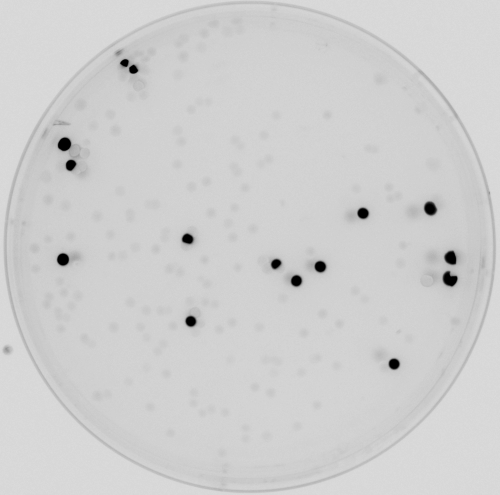
#> input picture plate.png, 1000 x 990 px (shown at 1/2 size)
$ python countColonies.py plate.png 5 5   (Python 2 division)
#> lines starting #> are read from the running program, lines starting #| are printed output that depends on the picture; after the words box and inside, x2 and y2 are one past the last pixel; in counts of white or black regions, pixels touching at a corner belong together
########################################################################
# countColonies.py
# CellMate, 2014
#
# This program takes an image and (x,y) coordinates from that image and
# counts the number of colonies.
########################################################################

import cv2
import cv2.cv as cv
import numpy as np
import sys

TOLERANCE = 50

def count(pic, px, myX, myY):
    im = cv2.imread(pic)
    #im = cv2.resize(im,(400,400))

    hsv = cv2.cvtColor(im,cv2.COLOR_BGR2HSV)
    mask = cv2.inRange(hsv, np.array([px[0]-TOLERANCE,px[1]-TOLERANCE,px[2]-TOLERANCE]), np.array([px[0]+TOLERANCE,px[1]+TOLERANCE,px[2]+TOLERANCE]))
    contours, hierarchy = cv2.findContours(mask,cv2.RETR_TREE,cv2.CHAIN_APPROX_SIMPLE)
    # cv2.drawContours(mask,contours,-1,(0,255,0),3)


    dist = float("inf")

    for c in contours:
        M = cv2.moments(c)
        if ((M['m00']) != 0):
            cx = int(M['m10']/M['m00'])
            cy = int(M['m01']/M['m00'])
        else:
            cx = 0
            cy = 0

        tempDist = (abs(myX-cx) * abs(myX-cx)) + (abs(myY-cy) * abs(myY-cy))
        if (tempDist < dist):
            dist = tempDist
            bestFit = c

    idealArea = cv2.contourArea(bestFit)
    hull = cv2.convexHull(bestFit)
    hull_area = cv2.contourArea(hull)
    idealSolidity = float(idealArea)/hull_area

    goodContours = []
    for c in contours:
        shapeMatch = cv2.matchShapes(bestFit,c,1,0.0)
        if (shapeMatch < 0.2):
            goodContours.append(c)

    contours = goodContours
    goodContours = []
    for c in contours:
        area = cv2.contourArea(c)
        if (abs(idealArea - area) < 20):
            goodContours.append(c)

    contours = goodContours
    goodContours = []
    for c in contours:
        tempArea = cv2.contourArea(c)
        tempHull = cv2.convexHull(c)
        tempHull_area = cv2.contourArea(tempHull)
        if (tempHull_area != 0):
            tempSolidity = float(tempArea)/tempHull_area
        else:
            tempSolidity = float("inf")

        if (abs(tempSolidity - idealSolidity) < 0.05):
            goodContours.append(c)

    cv2.drawContours(im,contours,-1,(0,255,0),1)
    # contours, hierarchy = cv2.findContours(thresh,cv2.RETR_TREE,cv2.CHAIN_APPROX_SIMPLE)
    # cv2.drawContours(im,contours,-1,(0,255,0),3)

    return (goodContours, im)

#----------------------------------------------------------------------#

def thresh(picture, myX, myY):
    	img = cv2.imread(picture)
	#img = cv2.resize(img,(400,400))
	hsv = cv2.cvtColor(img, cv2.COLOR_BGR2HSV)
	gray = cv2.cvtColor(img, cv2.COLOR_BGR2GRAY)
	px = hsv[myX,myY]
	return px

#----------------------------------------------------------------------#

def processImage(pic, myX, myY):

    px = thresh(pic, myX, myY)
    (contours, processed) = count(pic,px,myX,myY)
    numCells = str(len(contours))

    return (numCells, processed)
#----------------------------------------------------------------------#

def main():

    pic = sys.argv[1]
    myX = int(sys.argv[2])
    myY = int(sys.argv[3])
    (numCells, processed) = processImage(pic,myX,myY)
#> in thresh, img is the input picture: shape (990, 1000, 3); min 0, max 223, mean 206.8
#> in thresh, `hsv = cv2.cvtColor(img, cv2.COLOR_BGR2HSV)`: hsv: shape (990, 1000, 3); mean H, S, V 0, 0, 206.8
#> in thresh, `px = hsv[myX,myY]`: px = [0, 0, 215]
#> in count, `mask = cv2.inRange(hsv, np.array([px[0]-TOLERANCE,px[1]-TOLERANCE,px[2..`:
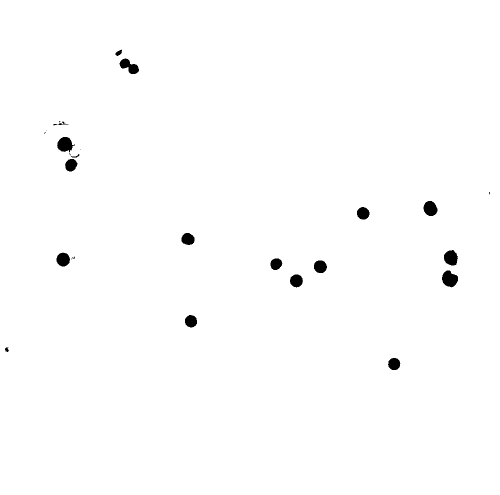
#> mask: shape (990, 1000) (shown at 1/2 size); 99.2% white; 28 black regions (10 under 20 px)
#> in count, `contours, hierarchy = cv2.findContours(mask,cv2.RETR_TREE,cv2.CHAIN_AP..`: contours = 33 contours, 13 with area under 20; largest, box (x1, y1, x2, y2) and area: (0, 0, 1000, 990) 988011, (883, 540, 917, 576) 814, (113, 273, 151, 305) 771, (238, 116, 279, 149) 718, (887, 499, 917, 532) 699
#> the loop in count, `for c in contours:` made 33 passes
#> (cx, cy, tempDist, dist, bestFit) on passes 1, 4, 9, 11, 22, 28: (499, 494, 483157, 483157, [[0, 0], [0, 989], [999, 989], [999, 0]]), (16, 694, 474842, 474842, [[15, 694], [16, 693], [17, 694], [16, 695]]), (143, 518, 282213, 282213, [[142, 518], [143, 517], [144, 518], [143, 519]]), (142, 517, 280913, 280913, [[141, 517], [142, 516], [143, 517], [142, 518]]), (141, 310, 111521, 111521, [[140, 310], [141, 309], [142, 310], [141, 311]]), (92, 261, 73105, 73105, [[91, 261], [92, 260], [93, 261], [92, 262]])
#> (cx, cy, tempDist, dist) on passes 3, 13, 15, 21, 24, 26: (13, 698, 480313, 480313), (144, 515, 279421, 279421), (125, 518, 277569, 277569), (141, 329, 123472, 123472), (139, 307, 109160, 109160), (129, 288, 95465, 95465)
#> after the loop in count, `for c in contours:`: bestFit = contour of 29 points, box (x1, y1, x2, y2) (229, 98, 245, 113), area 118; dist = 63824
#> in count, `idealArea = cv2.contourArea(bestFit)`: idealArea = 118
#> in count, `hull = cv2.convexHull(bestFit)`: hull = contour of 11 points, box (x1, y1, x2, y2) (229, 98, 245, 113), area 125
#> in count, `hull_area = cv2.contourArea(hull)`: hull_area = 125
#> in count, `idealSolidity = float(idealArea)/hull_area`: idealSolidity = 0.944
#> the loop in count, `for c in contours:` made 33 passes
#> shapeMatch on passes 2, 3, 5, 6, 7, 8, 10, 13, 14, 15, 16, 17: 0.157, 0.254, 0.456, 0.157, 0.38, 0.443, 0.446, 0.257, 0.21, 0.459, 0.401, 0.425
#> (c, shapeMatch) on passes 1, 4, 9, 11, 12, 22: ([[0, 0], [0, 989], [999, 989], [999, 0]], 0.126), ([[15, 694], [16, 693], [17, 694], [16, 695]], 0.126), ([[142, 518], [143, 517], [144, 518], [143, 519]], 0.126), ([[141, 517], [142, 516], [143, 517], [142, 518]], 0.126), ([[148, 516], [149, 515], [150, 516], [149, 517]], 0.126), ([[140, 310], [141, 309], [142, 310], [141, 311]], 0.126)
#> after the loop in count, `for c in contours:`: goodContours = 13 contours, 9 with area under 20; largest, box (x1, y1, x2, y2) and area: (0, 0, 1000, 990) 988011, (579, 548, 607, 576) 550, (775, 715, 802, 741) 497, (229, 98, 245, 113) 118
#> in count, `contours = goodContours`: contours has the same summary as goodContours
#> the loop in count, `for c in contours:` made 13 passes
#> area on passes 2, 4, 13: 497, 550.5, 118
#> (c, area) on pass 1: ([[0, 0], [0, 989], [999, 989], [999, 0]], 988011)
#> after the loop in count, `for c in contours:`: goodContours = 1 contour; box (x1, y1, x2, y2) and area: (229, 98, 245, 113) 118
#> in count, `contours = goodContours`: contours has the same summary as goodContours
#> the loop in count, `for c in contours:` made 1 pass
#> (tempArea, tempHull_area, tempSolidity) on pass 1: (118, 125, 0.944)
#> in count, `cv2.drawContours(im,contours,-1,(0,255,0),1)`: im: shape (990, 1000, 3); under 0.01% of pixels changed, all inside (x1, y1, x2, y2) = (229, 98, 245, 113)
#> in processImage, `(contours, processed) = count(pic,px,myX,myY)`: contours has the same summary as goodContours in count
#> in processImage, `numCells = str(len(contours))`: numCells = '1'
#> numCells = '1'

    ## numCells has the number of cells found by algorithm
    ## processed is the image with the contours drawn on top
    # cv2.imwrite("processed.png", processed) # This line will print out the png image

#----------------------------------------------------------------------#

if  __name__ =='__main__':
    main()
